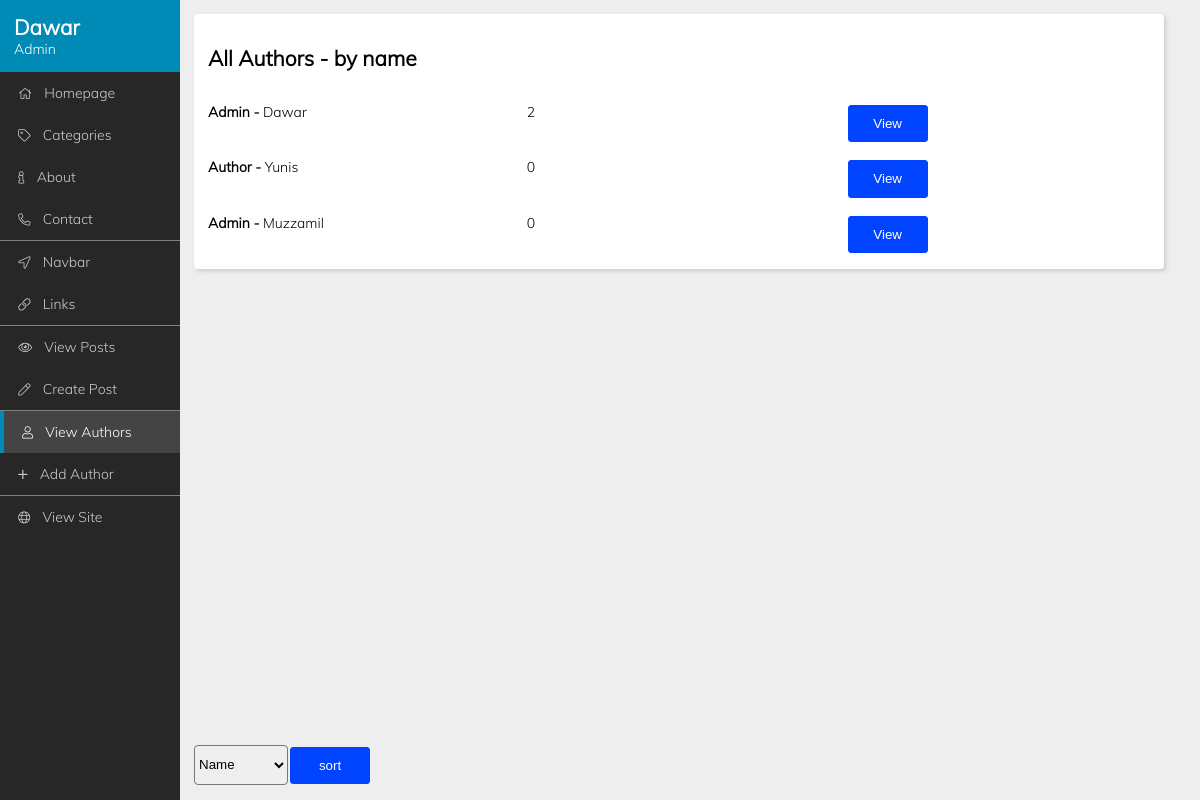
Screenshot of /cms/view_authors.php (signed in) with the database file from the repository.
### tables this page shows
CREATE TABLE `authors` (
  `id` int(11) NOT NULL,
  `name` varchar(30) NOT NULL,
  `email` varchar(60) NOT NULL,
  `password` varchar(100) NOT NULL,
  `is_admin` tinyint(1) NOT NULL DEFAULT 0,
  `about` text DEFAULT NULL
);

### includes/functions.php (called while the page is built, shortened)
<?php
    function get_authors() {
        global $connection;
        $query = "SELECT * FROM `authors`";
        $result = mysqli_query($connection, $query);
        return $result;
    }
?>

### cms/view_authors.php (the view, shortened to what this page needs)
<?php
	require_once("../includes/db_connect.php");
	require_once("../includes/functions.php");
?>
<!DOCTYPE html>
<html lang="en">
<head>
    <link rel="stylesheet" href="../css/all.min.css" type="text/css">
    <link rel="stylesheet" href="../css/light.min.css" type="text/css">
    <link rel="stylesheet" href="../css/custom/cms/base.php" type="text/css">
</head>
<body>
	<?php
		require_once("../includes/cms/nav.php");
	?>
    <div class="main">
        <form method="post">
			<div class="section">
				<h2>All Authors - by name</h2>
				<?php
					$authors = get_authors();
					while($author = mysqli_fetch_assoc($authors)) {
						$query = 'SELECT COUNT(*) FROM posts WHERE author_id = ' . $author['id'];
						$no_of_posts = mysqli_query($connection, $query);
						echo('
							<span><b>
							');
						if($author['is_admin'] === '1')
							echo('Admin - ');
						else
							echo('Author - ');
						echo('</b>' . $author['name'] . '</span>
							<span>' . mysqli_fetch_row($no_of_posts)[0] . '</span>
							<button type="button" class="btn btn-confirm">View</button>
						');
					}
				?>
			</div>
			<div class="section-last">
				<select>
					<option>Name</option>
				</select>
				<input type="submit" value="sort" class="btn btn-confirm"title="Sort">
			</div>
		</form>
	</div>
</body>
</html>

### rows the page displays
authors: is_admin "Admin -", name "Dawar", no_of_posts "2"
authors: is_admin "Author -", name "Yunis", no_of_posts "0"
authors: is_admin "Admin -", name "Muzzamil", no_of_posts "0"

### other values shown
$_SESSION["author_name"] "Dawar"
